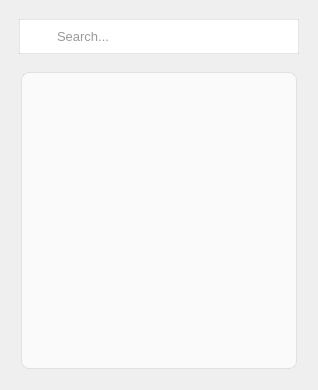
<?xml version="1.0" encoding="UTF-8"?>
<ui version="4.0">
 <class>SimpleClipboardHistory</class>
 <widget class="QMainWindow" name="SimpleClipboardHistory">
  <property name="geometry">
   <rect>
    <x>0</x>
    <y>0</y>
    <width>318</width>
    <height>390</height>
   </rect>
  </property>
  <property name="windowTitle">
   <string>Clipboard History</string>
  </property>
  <property name="styleSheet">
   <string notr="true">/* 主窗口样式 - 改进的亚克力毛玻璃效果 */
SimpleClipboardHistory {
    background: rgba(245, 245, 245, 0.85);  /* 提高不透明度 */
    border-radius: 12px;
    border: 1px solid rgba(255, 255, 255, 0.6);
    padding: 0;
    backdrop-filter: blur(15px);
    box-shadow: 0 8px 32px rgba(0, 0, 0, 0.15);
}

/* 标题栏样式 */
QWidget#header {
    height: 40px;
    background: rgba(255, 255, 255, 0.7);
    border-top-left-radius: 12px;
    border-top-right-radius: 12px;
    padding-left: 15px;
    border-bottom: 1px solid rgba(0, 0, 0, 0.08);
}

/* 标题文本 */
QLabel#title_label {
    font-family: &quot;Segoe UI&quot;, &quot;Microsoft YaHei&quot;, sans-serif;
    font-size: 14px;
    font-weight: 600;
    color: #333333;  /* 改为深色文字 */
    text-shadow: 0 1px 1px rgba(255, 255, 255, 0.8);
}

/* 搜索框 - 改进的可读性 */
QLineEdit#search_box {
    border: 1px solid rgba(0, 0, 0, 0.1);
    border-radius: 18px;
    padding: 8px 15px 8px 35px;
    margin: 0 12;
    font-size: 13px;
    background: rgba(255, 255, 255, 0.7) url(:/icons/search.svg) no-repeat 12px center;
    color: #333333;  /* 深色文字 */
    selection-background-color: #0078D4;
    selection-color: white;
}

QLineEdit#search_box::placeholder {
    color: rgba(0, 0, 0, 0.4);  /* 更明显的占位符 */
}

QLineEdit#search_box:focus {
    border: 1px solid #0078D4;
    background-color: rgba(255, 255, 255, 0.9);
}

/* 历史列表 - 提高对比度 */
QListWidget#history_list {
    background: rgba(255, 255, 255, 0.7);
    border: 1px solid rgba(0, 0, 0, 0.08);
    border-radius: 8px;
    padding: 0;
    outline: none;
    font-size: 13px;
    margin: 12px;
    color: #333333;  /* 深色文字 */
}

/* 列表项 */
QListWidget#history_list::item {
    height: 40px;
    padding: 8px 15px;
    background: transparent;
    border-bottom: 1px solid rgba(0, 0, 0, 0.05);
    color: #333333;  /* 深色文字 */
}

/* 悬停效果 */
QListWidget#history_list::item:hover {
    background: rgba(0, 0, 0, 0.05);
    border-radius: 4px;
}

/* 选中效果 */
QListWidget#history_list::item:selected {
    background: #0078D4;
    color: white;
    border-radius: 4px;
}


/* ================= 垂直滚动条 ================= */
QScrollBar:vertical {
    border: none;
    background: rgba(0, 0, 0, 0.05);  /* 非常淡的背景 */
    width: 10px;  /* 滚动条宽度 */
    margin: 2px;
    border-radius: 0;
}

QScrollBar::handle:vertical {
    background: rgba(0, 0, 0, 0.2);  /* 半透明灰色 */
    min-height: 30px;  /* 最小高度 */
    border-radius: 5px;
    margin: 2px;
}

QScrollBar::handle:vertical:hover {
    background: rgba(0, 0, 0, 0.3);  /* 悬停时加深 */
}

QScrollBar::add-line:vertical,
QScrollBar::sub-line:vertical {
    height: 0px;  /* 隐藏上下箭头区域 */
    background: none;
}

QScrollBar::add-page:vertical,
QScrollBar::sub-page:vertical {
    background: none;  /* 滚动条背景以外的区域透明 */
}

/* ================= 水平滚动条 ================= */
QScrollBar:horizontal {
    border: none;
    background: rgba(0, 0, 0, 0.05);
    height: 10px;  /* 滚动条高度 */
    margin: 2px;
    border-radius: 0;
}

QScrollBar::handle:horizontal {
    background: rgba(0, 0, 0, 0.2);
    min-width: 30px;  /* 最小宽度 */
    border-radius: 5px;
    margin: 2px;
}

QScrollBar::handle:horizontal:hover {
    background: rgba(0, 0, 0, 0.3);
}

QScrollBar::add-line:horizontal,
QScrollBar::sub-line:horizontal {
    width: 0px;  /* 隐藏左右箭头区域 */
    background: none;
}

QScrollBar::add-page:horizontal,
QScrollBar::sub-page:horizontal {
    background: none;
}

/* ================= 滚动条角部 ================= */
QScrollCorner {
    background: rgba(0, 0, 0, 0.05);  /* 与滚动条背景一致 */
}

/* ================= 确认按钮和删除 ================= */

/* ===== 功能按钮 ===== */
QPushButton#toggle_btn {
    background-color: #4CAF50;
    border: none;
    color: white;
    padding: 10px;
    margin: 6px;
    border-radius: 5px;
    min-height: 36px;
}

QPushButton#toggle_btn:hover {
    background-color: #45a049;
}

QPushButton#toggle_btn:pressed {
    background-color: #3d8b40;
}

QPushButton#btn_delete {
    background-color: #ef5350;
    border: none;
    color: white;
    padding: 10px;
    margin: 6px;
    border-radius: 5px;
    min-height: 36px;
}

QPushButton#btn_delete:hover {
    background-color: #e53935;
}

QPushButton#btn_delete:pressed {
    background-color: #d32f2f;
}



/* 确保背景透明 */
QListWidget {
    background: transparent;
    outline: none;
}

QListWidget::item {
    background: white;
    border-radius: 5px;
    margin: 3px;
}

QListWidget::item:hover {
    background: #f0f7ff;
}


/* 系统托盘菜单样式 */
QMenu {
    background-color: #f5f5f5;
    border: 1px solid #d0d0d0;
    padding: 5px;
}

QMenu::item {
    padding: 5px 20px 5px 10px;
}

QMenu::item:selected {
    background-color: #4CAF50;
    color: white;
}

QMenu::separator {
    height: 1px;
    background: #e0e0e0;
    margin: 3px 0;
}

/* 设置窗口样式 */
SettingsWindow {
    background-color: #f9f9f9;
    border: 1px solid #ddd;
}

SettingsWindow QPushButton {
    padding: 6px 12px;
    background-color: #5c9dff;
    color: white;
    border-radius: 4px;
}

SettingsWindow QSpinBox {
    padding: 5px;
}

SettingsWindow QCheckBox {
    spacing: 5px;
}</string>
  </property>
  <widget class="QWidget" name="centralwidget">
   <layout class="QGridLayout" name="gridLayout">
    <item row="0" column="0">
     <widget class="QLineEdit" name="search_box">
      <property name="minimumSize">
       <size>
        <width>0</width>
        <height>41</height>
       </size>
      </property>
      <property name="styleSheet">
       <string notr="true">margin: 10px 10px 0 10px;</string>
      </property>
      <property name="placeholderText">
       <string>Search...</string>
      </property>
     </widget>
    </item>
    <item row="1" column="0">
     <widget class="QListWidget" name="history_list">
      <property name="styleSheet">
       <string notr="true"/>
      </property>
     </widget>
    </item>
   </layout>
  </widget>
 </widget>
 <resources/>
 <connections/>
</ui>
